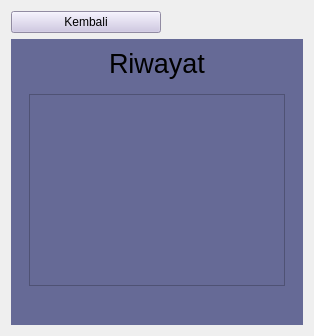
     <widget class="QWidget" name="page_3">
      <layout class="QGridLayout" name="gridLayout_7">
       <item row="0" column="0">
        <widget class="QPushButton" name="btn_back2">
         <property name="maximumSize">
          <size>
           <width>150</width>
           <height>16777215</height>
          </size>
         </property>
         <property name="styleSheet">
          <string notr="true">QPushButton {
	color: black;
	background-color: #cbc3e3;
}</string>
         </property>
         <property name="text">
          <string>Kembali</string>
         </property>
        </widget>
       </item>
       <item row="1" column="0">
        <widget class="QWidget" name="widget_7" native="true">
         <property name="palette">
          <palette>
           <active>
            <colorrole role="WindowText">
             <brush brushstyle="SolidPattern">
              <color alpha="255">
               <red>255</red>
               <green>255</green>
               <blue>255</blue>
              </color>
             </brush>
            </colorrole>
            <colorrole role="Button">
             <brush brushstyle="SolidPattern">
              <color alpha="255">
               <red>102</red>
               <green>106</green>
               <blue>150</blue>
              </color>
             </brush>
            </colorrole>
            <colorrole role="Light">
             <brush brushstyle="SolidPattern">
              <color alpha="255">
               <red>102</red>
               <green>106</green>
               <blue>150</blue>
              </color>
             </brush>
            </colorrole>
            <colorrole role="Midlight">
             <brush brushstyle="SolidPattern">
              <color alpha="255">
               <red>85</red>
               <green>88</green>
               <blue>125</blue>
              </color>
             </brush>
            </colorrole>
            <colorrole role="Dark">
             <brush brushstyle="SolidPattern">
              <color alpha="255">
               <red>34</red>
               <green>35</green>
               <blue>50</blue>
              </color>
             </brush>
            </colorrole>
            <colorrole role="Mid">
             <brush brushstyle="SolidPattern">
              <color alpha="255">
               <red>45</red>
               <green>47</green>
               <blue>66</blue>
              </color>
             </brush>
            </colorrole>
            <colorrole role="Text">
             <brush brushstyle="SolidPattern">
              <color alpha="255">
               <red>255</red>
               <green>255</green>
               <blue>255</blue>
              </color>
             </brush>
            </colorrole>
            <colorrole role="BrightText">
             <brush brushstyle="SolidPattern">
              <color alpha="255">
               <red>255</red>
               <green>255</green>
               <blue>255</blue>
              </color>
             </brush>
            </colorrole>
            <colorrole role="ButtonText">
             <brush brushstyle="SolidPattern">
              <color alpha="255">
               <red>255</red>
               <green>255</green>
               <blue>255</blue>
              </color>
             </brush>
            </colorrole>
            <colorrole role="Base">
             <brush brushstyle="SolidPattern">
              <color alpha="255">
               <red>102</red>
               <green>106</green>
               <blue>150</blue>
              </color>
             </brush>
            </colorrole>
            <colorrole role="Window">
             <brush brushstyle="SolidPattern">
              <color alpha="255">
               <red>102</red>
               <green>106</green>
               <blue>150</blue>
              </color>
             </brush>
            </colorrole>
            <colorrole role="Shadow">
             <brush brushstyle="SolidPattern">
              <color alpha="255">
               <red>0</red>
               <green>0</green>
               <blue>0</blue>
              </color>
             </brush>
            </colorrole>
            <colorrole role="AlternateBase">
             <brush brushstyle="SolidPattern">
              <color alpha="255">
               <red>34</red>
               <green>35</green>
               <blue>50</blue>
              </color>
             </brush>
            </colorrole>
            <colorrole role="ToolTipBase">
             <brush brushstyle="SolidPattern">
              <color alpha="255">
               <red>255</red>
               <green>255</green>
               <blue>220</blue>
              </color>
             </brush>
            </colorrole>
            <colorrole role="ToolTipText">
             <brush brushstyle="SolidPattern">
              <color alpha="255">
               <red>0</red>
               <green>0</green>
               <blue>0</blue>
              </color>
             </brush>
            </colorrole>
           </active>
           <inactive>
            <colorrole role="WindowText">
             <brush brushstyle="SolidPattern">
              <color alpha="255">
               <red>255</red>
               <green>255</green>
               <blue>255</blue>
              </color>
             </brush>
            </colorrole>
            <colorrole role="Button">
             <brush brushstyle="SolidPattern">
              <color alpha="255">
               <red>102</red>
               <green>106</green>
               <blue>150</blue>
              </color>
             </brush>
            </colorrole>
            <colorrole role="Light">
             <brush brushstyle="SolidPattern">
              <color alpha="255">
               <red>102</red>
               <green>106</green>
               <blue>150</blue>
              </color>
             </brush>
            </colorrole>
            <colorrole role="Midlight">
             <brush brushstyle="SolidPattern">
              <color alpha="255">
               <red>85</red>
               <green>88</green>
               <blue>125</blue>
              </color>
             </brush>
            </colorrole>
            <colorrole role="Dark">
             <brush brushstyle="SolidPattern">
              <color alpha="255">
               <red>34</red>
               <green>35</green>
               <blue>50</blue>
              </color>
             </brush>
            </colorrole>
            <colorrole role="Mid">
             <brush brushstyle="SolidPattern">
              <color alpha="255">
               <red>45</red>
               <green>47</green>
               <blue>66</blue>
              </color>
             </brush>
            </colorrole>
            <colorrole role="Text">
             <brush brushstyle="SolidPattern">
              <color alpha="255">
               <red>255</red>
               <green>255</green>
               <blue>255</blue>
              </color>
             </brush>
            </colorrole>
            <colorrole role="BrightText">
             <brush brushstyle="SolidPattern">
              <color alpha="255">
               <red>255</red>
               <green>255</green>
               <blue>255</blue>
              </color>
             </brush>
            </colorrole>
            <colorrole role="ButtonText">
             <brush brushstyle="SolidPattern">
              <color alpha="255">
               <red>255</red>
               <green>255</green>
               <blue>255</blue>
              </color>
             </brush>
            </colorrole>
            <colorrole role="Base">
             <brush brushstyle="SolidPattern">
              <color alpha="255">
               <red>102</red>
               <green>106</green>
               <blue>150</blue>
              </color>
             </brush>
            </colorrole>
            <colorrole role="Window">
             <brush brushstyle="SolidPattern">
              <color alpha="255">
               <red>102</red>
               <green>106</green>
               <blue>150</blue>
              </color>
             </brush>
            </colorrole>
            <colorrole role="Shadow">
             <brush brushstyle="SolidPattern">
              <color alpha="255">
               <red>0</red>
               <green>0</green>
               <blue>0</blue>
              </color>
             </brush>
            </colorrole>
            <colorrole role="AlternateBase">
             <brush brushstyle="SolidPattern">
              <color alpha="255">
               <red>34</red>
               <green>35</green>
               <blue>50</blue>
              </color>
             </brush>
            </colorrole>
            <colorrole role="ToolTipBase">
             <brush brushstyle="SolidPattern">
              <color alpha="255">
               <red>255</red>
               <green>255</green>
               <blue>220</blue>
              </color>
             </brush>
            </colorrole>
            <colorrole role="ToolTipText">
             <brush brushstyle="SolidPattern">
              <color alpha="255">
               <red>0</red>
               <green>0</green>
               <blue>0</blue>
              </color>
             </brush>
            </colorrole>
           </inactive>
           <disabled>
            <colorrole role="WindowText">
             <brush brushstyle="SolidPattern">
              <color alpha="255">
               <red>34</red>
               <green>35</green>
               <blue>50</blue>
              </color>
             </brush>
            </colorrole>
            <colorrole role="Button">
             <brush brushstyle="SolidPattern">
              <color alpha="255">
               <red>102</red>
               <green>106</green>
               <blue>150</blue>
              </color>
             </brush>
            </colorrole>
            <colorrole role="Light">
             <brush brushstyle="SolidPattern">
              <color alpha="255">
               <red>102</red>
               <green>106</green>
               <blue>150</blue>
              </color>
             </brush>
            </colorrole>
            <colorrole role="Midlight">
             <brush brushstyle="SolidPattern">
              <color alpha="255">
               <red>85</red>
               <green>88</green>
               <blue>125</blue>
              </color>
             </brush>
            </colorrole>
            <colorrole role="Dark">
             <brush brushstyle="SolidPattern">
              <color alpha="255">
               <red>34</red>
               <green>35</green>
               <blue>50</blue>
              </color>
             </brush>
            </colorrole>
            <colorrole role="Mid">
             <brush brushstyle="SolidPattern">
              <color alpha="255">
               <red>45</red>
               <green>47</green>
               <blue>66</blue>
              </color>
             </brush>
            </colorrole>
            <colorrole role="Text">
             <brush brushstyle="SolidPattern">
              <color alpha="255">
               <red>34</red>
               <green>35</green>
               <blue>50</blue>
              </color>
             </brush>
            </colorrole>
            <colorrole role="BrightText">
             <brush brushstyle="SolidPattern">
              <color alpha="255">
               <red>255</red>
               <green>255</green>
               <blue>255</blue>
              </color>
             </brush>
            </colorrole>
            <colorrole role="ButtonText">
             <brush brushstyle="SolidPattern">
              <color alpha="255">
               <red>34</red>
               <green>35</green>
               <blue>50</blue>
              </color>
             </brush>
            </colorrole>
            <colorrole role="Base">
             <brush brushstyle="SolidPattern">
              <color alpha="255">
               <red>102</red>
               <green>106</green>
               <blue>150</blue>
              </color>
             </brush>
            </colorrole>
            <colorrole role="Window">
             <brush brushstyle="SolidPattern">
              <color alpha="255">
               <red>102</red>
               <green>106</green>
               <blue>150</blue>
              </color>
             </brush>
            </colorrole>
            <colorrole role="Shadow">
             <brush brushstyle="SolidPattern">
              <color alpha="255">
               <red>0</red>
               <green>0</green>
               <blue>0</blue>
              </color>
             </brush>
            </colorrole>
            <colorrole role="AlternateBase">
             <brush brushstyle="SolidPattern">
              <color alpha="255">
               <red>68</red>
               <green>71</green>
               <blue>100</blue>
              </color>
             </brush>
            </colorrole>
            <colorrole role="ToolTipBase">
             <brush brushstyle="SolidPattern">
              <color alpha="255">
               <red>255</red>
               <green>255</green>
               <blue>220</blue>
              </color>
             </brush>
            </colorrole>
            <colorrole role="ToolTipText">
             <brush brushstyle="SolidPattern">
              <color alpha="255">
               <red>0</red>
               <green>0</green>
               <blue>0</blue>
              </color>
             </brush>
            </colorrole>
           </disabled>
          </palette>
         </property>
         <property name="styleSheet">
          <string notr="true">background-color: #666a96;</string>
         </property>
         <layout class="QVBoxLayout" name="verticalLayout_5">
          <item>
           <widget class="QLabel" name="label_3">
            <property name="font">
             <font>
              <pointsize>20</pointsize>
             </font>
            </property>
            <property name="styleSheet">
             <string notr="true"/>
            </property>
            <property name="text">
             <string>Riwayat</string>
            </property>
            <property name="alignment">
             <set>Qt::AlignCenter</set>
            </property>
           </widget>
          </item>
          <item>
           <widget class="QWidget" name="widget_8" native="true">
            <layout class="QVBoxLayout" name="verticalLayout_6">
             <item>
              <widget class="QListWidget" name="riwayat_list"/>
             </item>
             <item>
              <widget class="QLabel" name="label_4">
               <property name="font">
                <font>
                 <pointsize>10</pointsize>
                </font>
               </property>
               <property name="text">
                <string/>
               </property>
               <property name="alignment">
                <set>Qt::AlignCenter</set>
               </property>
              </widget>
             </item>
            </layout>
           </widget>
          </item>
         </layout>
        </widget>
       </item>
      </layout>
     </widget>
